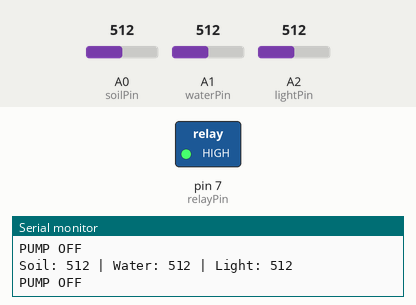
Simulated run of this sketch. Board: Arduino Uno, built with avr-gcc and run on an emulated ATmega328P. On the bench: switched loads named in the sketch (green lamp = pin HIGH), the last lines printed to the serial monitor. The inputs (shaded band) are chosen by the test bench; at power-on: A2 (lightPin) = 512, A0 (soilPin) = 512, A1 (waterPin) = 512.

Above: at 1.8 s.
1.9 s: A2 (lightPin) set to 492
At 2.4 s:
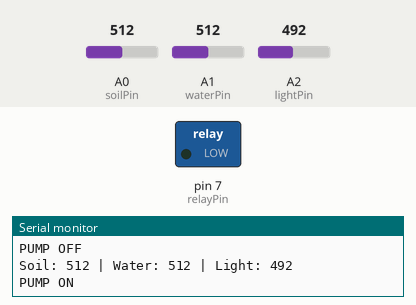
3.5 s: A2 (lightPin) set to 510
At 5.2 s:
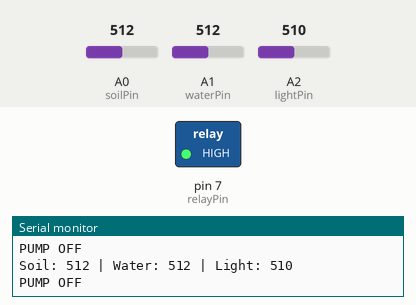
5.5 s: A2 (lightPin) set to 490
At 6.8 s:
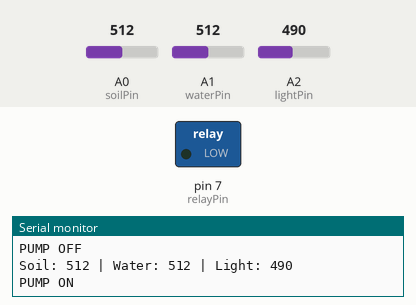
Timing chart, 0 to 8.5 s (numbered marks = the images above; inputs shaded):
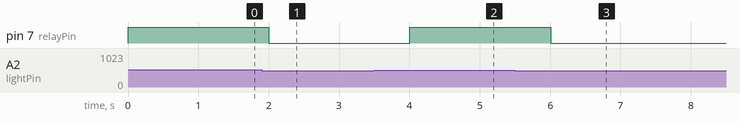

The sketch:

Automatic_Plant_Watering_System.ino
```cpp
int soilPin = A0;
int waterPin = A1;
int lightPin = A2;

int relayPin = 7;

// Adjust these after testing
int soilThreshold = 500;   // dry if above this
int waterThreshold = 300;  // water present if above this
int lightThreshold = 500;  // light present if BELOW this (important!)

void setup() {
  pinMode(relayPin, OUTPUT);
  digitalWrite(relayPin, HIGH); // pump OFF initially
  Serial.begin(9600);
}

void loop() {

  int soil = analogRead(soilPin);
  int water = analogRead(waterPin);
  int light = analogRead(lightPin);

  Serial.print("Soil: ");
  Serial.print(soil);
  Serial.print(" | Water: ");
  Serial.print(water);
  Serial.print(" | Light: ");
  Serial.println(light);

  // LOGIC
  if (soil > soilThreshold && water > waterThreshold && light < lightThreshold) {
    digitalWrite(relayPin, LOW);  // Pump ON
    Serial.println("PUMP ON");
  } else {
    digitalWrite(relayPin, HIGH); // Pump OFF
    Serial.println("PUMP OFF");
  }

  delay(1000);
}
```

Measured:
- the behaviour switches between 500 and 499 on A2 (lightPin) (found by bisection; images 0 and 1)
- after the input at 1.9 s, pin 7 (relayPin): HIGH → LOW after 0.10 s
- after the input at 3.5 s, pin 7 (relayPin): LOW → HIGH after 0.51 s
- after the input at 5.5 s, pin 7 (relayPin): HIGH → LOW after 0.51 s
